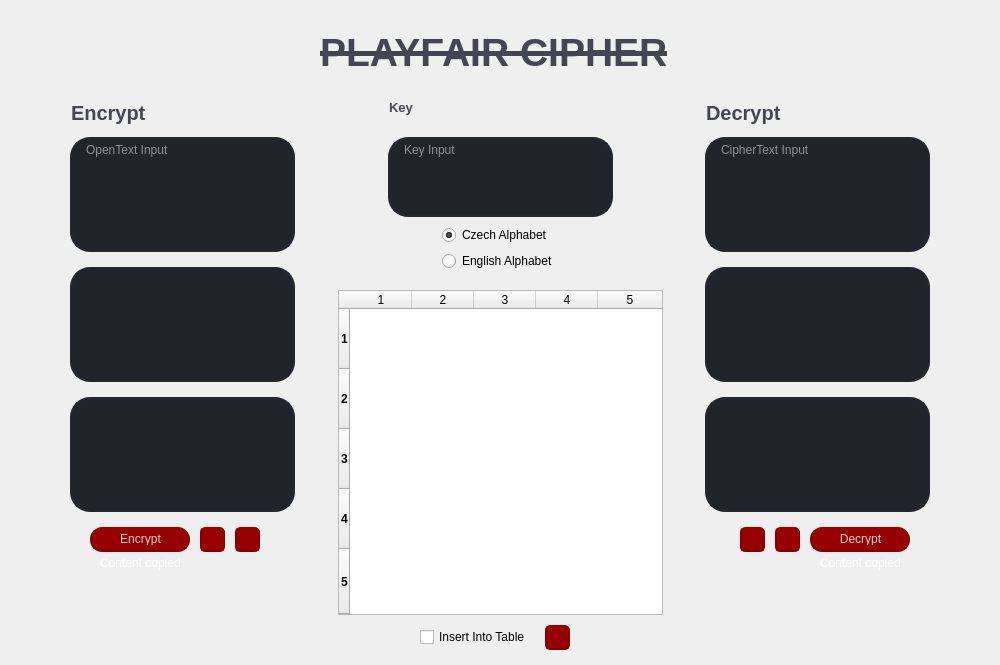
  <widget class="QWidget" name="bgwidget" native="true">
   <property name="geometry">
    <rect>
     <x>0</x>
     <y>33</y>
     <width>1000</width>
     <height>665</height>
    </rect>
   </property>
   <property name="sizePolicy">
    <sizepolicy hsizetype="Fixed" vsizetype="Fixed">
     <horstretch>0</horstretch>
     <verstretch>0</verstretch>
    </sizepolicy>
   </property>
   <property name="acceptDrops">
    <bool>false</bool>
   </property>
   <property name="styleSheet">
    <string notr="true"/>
   </property>
   <widget class="QLabel" name="lbl_main">
    <property name="geometry">
     <rect>
      <x>320</x>
      <y>27</y>
      <width>365</width>
      <height>50</height>
     </rect>
    </property>
    <property name="font">
     <font>
      <pointsize>29</pointsize>
      <weight>75</weight>
      <bold>true</bold>
      <underline>false</underline>
      <strikeout>true</strikeout>
     </font>
    </property>
    <property name="styleSheet">
     <string notr="true">QLabel {
	color: rgb(68, 70, 82);
}</string>
    </property>
    <property name="text">
     <string>PLAYFAIR CIPHER</string>
    </property>
   </widget>
   <widget class="QPushButton" name="btn_enc">
    <property name="geometry">
     <rect>
      <x>90</x>
      <y>527</y>
      <width>100</width>
      <height>25</height>
     </rect>
    </property>
    <property name="focusPolicy">
     <enum>Qt::NoFocus</enum>
    </property>
    <property name="styleSheet">
     <string notr="true">QPushButton {
	background-color: rgb(150, 0, 0);
	border: none;
	padding-top: 5px;
	padding-bottom: 5px;
	color: rgb(206, 214, 196);
	border-left: 2px solid rgb(130, 0, 0);
	border-right: 1px solid rgb(130, 0, 0);
	border-bottom: 2px solid rgb(130, 0, 0);
	border-radius: 12.4px;
}

QPushButton:hover {
	background-color: rgb(170, 0, 0);
	border-left: 2px solid rgb(130, 0, 0);
	border-right: 1px solid rgb(130, 0, 0);
	border-bottom: 2px solid rgb(130, 0, 0);
}

QPushButton:pressed {
	background-color: rgb(140, 0, 0);
	border-left: 1px solid rgb(130, 0, 0);
	border-right: 2px solid rgb(130, 0, 0);
	border-top: 2px solid rgb(130, 0, 0);
	padding-top: -5px;
	padding-bottom: -5px;
	padding-left: 5px;
	border-bottom: none;
}</string>
    </property>
    <property name="text">
     <string>Encrypt</string>
    </property>
   </widget>
   <widget class="QPushButton" name="btn_enc_cp">
    <property name="geometry">
     <rect>
      <x>200</x>
      <y>527</y>
      <width>25</width>
      <height>25</height>
     </rect>
    </property>
    <property name="focusPolicy">
     <enum>Qt::NoFocus</enum>
    </property>
    <property name="styleSheet">
     <string notr="true">QPushButton {
	background-color: rgb(150, 0, 0);
	border: none;
	padding-top: 5px;
	padding-bottom: 5px;
	color: rgb(206, 214, 196);
	border-left: 2px solid rgb(130, 0, 0);
	border-right: 1px solid rgb(130, 0, 0);
	border-bottom: 2px solid rgb(130, 0, 0);
	border-radius: 5px;
}

QPushButton:hover {
	background-color: rgb(170, 0, 0);
	border-left: 2px solid rgb(130, 0, 0);
	border-right: 1px solid rgb(130, 0, 0);
	border-bottom: 2px solid rgb(130, 0, 0);
}

QPushButton:pressed {
	background-color: rgb(140, 0, 0);
	border-left: 1px solid rgb(130, 0, 0);
	border-right: 2px solid rgb(130, 0, 0);
	border-top: 2px solid rgb(130, 0, 0);
	padding-top: -5px;
	padding-bottom: -5px;
	padding-left: 5px;
	border-bottom: none;
}</string>
    </property>
    <property name="text">
     <string/>
    </property>
    <property name="icon">
     <iconset>
      <normaloff>icon.png</normaloff>icon.png</iconset>
    </property>
   </widget>
   <widget class="QLabel" name="lbl_enc_cp">
    <property name="geometry">
     <rect>
      <x>100</x>
      <y>555</y>
      <width>81</width>
      <height>15</height>
     </rect>
    </property>
    <property name="styleSheet">
     <string notr="true">QLabel {
	color: rgba(255, 255, 255, 255)
}</string>
    </property>
    <property name="text">
     <string>Content copied!</string>
    </property>
   </widget>
   <widget class="QPushButton" name="btn_dec">
    <property name="geometry">
     <rect>
      <x>810</x>
      <y>527</y>
      <width>100</width>
      <height>25</height>
     </rect>
    </property>
    <property name="focusPolicy">
     <enum>Qt::NoFocus</enum>
    </property>
    <property name="styleSheet">
     <string notr="true">QPushButton {
	background-color: rgb(150, 0, 0);
	border: none;
	padding-top: 5px;
	padding-bottom: 5px;
	color: rgb(206, 214, 196);
	border-left: 2px solid rgb(130, 0, 0);
	border-right: 1px solid rgb(130, 0, 0);
	border-bottom: 2px solid rgb(130, 0, 0);
	border-radius: 12.4px;
}

QPushButton:hover {
	background-color: rgb(170, 0, 0);
	border-left: 2px solid rgb(130, 0, 0);
	border-right: 1px solid rgb(130, 0, 0);
	border-bottom: 2px solid rgb(130, 0, 0);
}

QPushButton:pressed {
	background-color: rgb(140, 0, 0);
	border-left: 1px solid rgb(130, 0, 0);
	border-right: 2px solid rgb(130, 0, 0);
	border-top: 2px solid rgb(130, 0, 0);
	padding-top: -5px;
	padding-bottom: -5px;
	padding-left: 5px;
	border-bottom: none;
}</string>
    </property>
    <property name="text">
     <string>Decrypt</string>
    </property>
   </widget>
   <widget class="QPushButton" name="btn_dec_cp">
    <property name="geometry">
     <rect>
      <x>775</x>
      <y>527</y>
      <width>25</width>
      <height>25</height>
     </rect>
    </property>
    <property name="focusPolicy">
     <enum>Qt::NoFocus</enum>
    </property>
    <property name="styleSheet">
     <string notr="true">QPushButton {
	background-color: rgb(150, 0, 0);
	border: none;
	padding-top: 5px;
	padding-bottom: 5px;
	color: rgb(206, 214, 196);
	border-left: 2px solid rgb(130, 0, 0);
	border-right: 1px solid rgb(130, 0, 0);
	border-bottom: 2px solid rgb(130, 0, 0);
	border-radius: 5px;
}

QPushButton:hover {
	background-color: rgb(170, 0, 0);
	border-left: 2px solid rgb(130, 0, 0);
	border-right: 1px solid rgb(130, 0, 0);
	border-bottom: 2px solid rgb(130, 0, 0);
}

QPushButton:pressed {
	background-color: rgb(140, 0, 0);
	border-left: 1px solid rgb(130, 0, 0);
	border-right: 2px solid rgb(130, 0, 0);
	border-top: 2px solid rgb(130, 0, 0);
	padding-top: -5px;
	padding-bottom: -5px;
	padding-left: 5px;
	border-bottom: none;
}</string>
    </property>
    <property name="text">
     <string/>
    </property>
    <property name="icon">
     <iconset>
      <normaloff>icon.png</normaloff>icon.png</iconset>
    </property>
   </widget>
   <widget class="QLabel" name="lbl_dec_cp">
    <property name="geometry">
     <rect>
      <x>820</x>
      <y>555</y>
      <width>81</width>
      <height>15</height>
     </rect>
    </property>
    <property name="styleSheet">
     <string notr="true">QLabel {
	color: rgba(255, 255, 255, 255)
}</string>
    </property>
    <property name="text">
     <string>Content copied!</string>
    </property>
   </widget>
   <widget class="QLabel" name="lbl_enc">
    <property name="geometry">
     <rect>
      <x>71</x>
      <y>97</y>
      <width>81</width>
      <height>31</height>
     </rect>
    </property>
    <property name="font">
     <font>
      <pointsize>15</pointsize>
      <weight>75</weight>
      <bold>true</bold>
     </font>
    </property>
    <property name="styleSheet">
     <string notr="true">QLabel {
	color: rgb(68, 70, 82);
}</string>
    </property>
    <property name="text">
     <string>Encrypt</string>
    </property>
   </widget>
   <widget class="QLabel" name="lbl_dec">
    <property name="geometry">
     <rect>
      <x>706</x>
      <y>97</y>
      <width>81</width>
      <height>31</height>
     </rect>
    </property>
    <property name="font">
     <font>
      <pointsize>15</pointsize>
      <weight>75</weight>
      <bold>true</bold>
     </font>
    </property>
    <property name="styleSheet">
     <string notr="true">QLabel {
	color: rgb(68, 70, 82);
}</string>
    </property>
    <property name="text">
     <string>Decrypt</string>
    </property>
   </widget>
   <widget class="QTableWidget" name="table_alpha">
    <property name="geometry">
     <rect>
      <x>338</x>
      <y>290</y>
      <width>325</width>
      <height>325</height>
     </rect>
    </property>
    <property name="sizePolicy">
     <sizepolicy hsizetype="Fixed" vsizetype="Fixed">
      <horstretch>0</horstretch>
      <verstretch>0</verstretch>
     </sizepolicy>
    </property>
    <property name="maximumSize">
     <size>
      <width>800</width>
      <height>800</height>
     </size>
    </property>
    <property name="sizeIncrement">
     <size>
      <width>0</width>
      <height>0</height>
     </size>
    </property>
    <property name="font">
     <font>
      <stylestrategy>PreferDefault</stylestrategy>
     </font>
    </property>
    <property name="focusPolicy">
     <enum>Qt::NoFocus</enum>
    </property>
    <property name="contextMenuPolicy">
     <enum>Qt::NoContextMenu</enum>
    </property>
    <property name="autoFillBackground">
     <bool>false</bool>
    </property>
    <property name="styleSheet">
     <string notr="true"/>
    </property>
    <property name="frameShape">
     <enum>QFrame::StyledPanel</enum>
    </property>
    <property name="frameShadow">
     <enum>QFrame::Sunken</enum>
    </property>
    <property name="lineWidth">
     <number>2</number>
    </property>
    <property name="midLineWidth">
     <number>1</number>
    </property>
    <property name="verticalScrollBarPolicy">
     <enum>Qt::ScrollBarAlwaysOff</enum>
    </property>
    <property name="horizontalScrollBarPolicy">
     <enum>Qt::ScrollBarAlwaysOff</enum>
    </property>
    <property name="sizeAdjustPolicy">
     <enum>QAbstractScrollArea::AdjustIgnored</enum>
    </property>
    <property name="autoScroll">
     <bool>false</bool>
    </property>
    <property name="editTriggers">
     <set>QAbstractItemView::AnyKeyPressed|QAbstractItemView::DoubleClicked</set>
    </property>
    <property name="tabKeyNavigation">
     <bool>false</bool>
    </property>
    <property name="showDropIndicator" stdset="0">
     <bool>false</bool>
    </property>
    <property name="dragDropOverwriteMode">
     <bool>false</bool>
    </property>
    <property name="selectionMode">
     <enum>QAbstractItemView::SingleSelection</enum>
    </property>
    <property name="textElideMode">
     <enum>Qt::ElideNone</enum>
    </property>
    <property name="horizontalScrollMode">
     <enum>QAbstractItemView::ScrollPerPixel</enum>
    </property>
    <property name="showGrid">
     <bool>false</bool>
    </property>
    <property name="wordWrap">
     <bool>false</bool>
    </property>
    <property name="cornerButtonEnabled">
     <bool>false</bool>
    </property>
    <property name="rowCount">
     <number>5</number>
    </property>
    <property name="columnCount">
     <number>5</number>
    </property>
    <attribute name="horizontalHeaderVisible">
     <bool>true</bool>
    </attribute>
    <attribute name="horizontalHeaderCascadingSectionResizes">
     <bool>true</bool>
    </attribute>
    <attribute name="horizontalHeaderMinimumSectionSize">
     <number>10</number>
    </attribute>
    <attribute name="horizontalHeaderDefaultSectionSize">
     <number>62</number>
    </attribute>
    <attribute name="horizontalHeaderShowSortIndicator" stdset="0">
     <bool>false</bool>
    </attribute>
    <attribute name="horizontalHeaderStretchLastSection">
     <bool>true</bool>
    </attribute>
    <attribute name="verticalHeaderVisible">
     <bool>true</bool>
    </attribute>
    <attribute name="verticalHeaderMinimumSectionSize">
     <number>34</number>
    </attribute>
    <attribute name="verticalHeaderDefaultSectionSize">
     <number>60</number>
    </attribute>
    <attribute name="verticalHeaderHighlightSections">
     <bool>true</bool>
    </attribute>
    <attribute name="verticalHeaderStretchLastSection">
     <bool>true</bool>
    </attribute>
    <row>
     <property name="text">
      <string>1</string>
     </property>
     <property name="font">
      <font>
       <weight>75</weight>
       <bold>true</bold>
      </font>
     </property>
     <property name="textAlignment">
      <set>AlignCenter</set>
     </property>
    </row>
    <row>
     <property name="text">
      <string>2</string>
     </property>
     <property name="font">
      <font>
       <weight>75</weight>
       <bold>true</bold>
      </font>
     </property>
     <property name="textAlignment">
      <set>AlignCenter</set>
     </property>
    </row>
    <row>
     <property name="text">
      <string>3</string>
     </property>
     <property name="font">
      <font>
       <weight>75</weight>
       <bold>true</bold>
      </font>
     </property>
     <property name="textAlignment">
      <set>AlignCenter</set>
     </property>
    </row>
    <row>
     <property name="text">
      <string>4</string>
     </property>
     <property name="font">
      <font>
       <weight>75</weight>
       <bold>true</bold>
      </font>
     </property>
     <property name="textAlignment">
      <set>AlignCenter</set>
     </property>
    </row>
    <row>
     <property name="text">
      <string>5</string>
     </property>
     <property name="font">
      <font>
       <weight>75</weight>
       <bold>true</bold>
      </font>
     </property>
     <property name="textAlignment">
      <set>AlignCenter</set>
     </property>
    </row>
    <column/>
    <column/>
    <column/>
    <column/>
    <column/>
    <item row="0" column="0">
     <property name="text">
      <string/>
     </property>
     <property name="textAlignment">
      <set>AlignCenter</set>
     </property>
    </item>
    <item row="0" column="1">
     <property name="text">
      <string/>
     </property>
     <property name="textAlignment">
      <set>AlignCenter</set>
     </property>
    </item>
    <item row="0" column="2">
     <property name="text">
      <string/>
     </property>
     <property name="textAlignment">
      <set>AlignCenter</set>
     </property>
    </item>
    <item row="0" column="3">
     <property name="text">
      <string/>
     </property>
     <property name="textAlignment">
      <set>AlignCenter</set>
     </property>
    </item>
    <item row="0" column="4">
     <property name="text">
      <string/>
     </property>
     <property name="textAlignment">
      <set>AlignCenter</set>
     </property>
    </item>
    <item row="1" column="0">
     <property name="text">
      <string/>
     </property>
     <property name="textAlignment">
      <set>AlignCenter</set>
     </property>
    </item>
    <item row="1" column="1">
     <property name="text">
      <string/>
     </property>
     <property name="textAlignment">
      <set>AlignCenter</set>
     </property>
    </item>
    <item row="1" column="2">
     <property name="text">
      <string/>
     </property>
     <property name="textAlignment">
      <set>AlignCenter</set>
     </property>
    </item>
    <item row="1" column="3">
     <property name="text">
      <string/>
     </property>
     <property name="textAlignment">
      <set>AlignCenter</set>
     </property>
    </item>
    <item row="1" column="4">
     <property name="text">
      <string/>
     </property>
     <property name="textAlignment">
      <set>AlignCenter</set>
     </property>
    </item>
   </widget>
   <widget class="QTextEdit" name="OTInput">
    <property name="geometry">
     <rect>
      <x>70</x>
      <y>137</y>
      <width>225</width>
      <height>115</height>
     </rect>
    </property>
    <property name="focusPolicy">
     <enum>Qt::StrongFocus</enum>
    </property>
    <property name="contextMenuPolicy">
     <enum>Qt::DefaultContextMenu</enum>
    </property>
    <property name="accessibleDescription">
     <string/>
    </property>
    <property name="styleSheet">
     <string notr="true">QTextEdit {
	border: 2px solid rgb(37, 39, 48);
	border-radius: 20px;
	color: #FFF;
	font-size: 12px;
	padding-left: 10px;
	padding-right: 10px;
	background-color: rgb(34, 36, 44);
}

QTextEdit:hover {
	border: 2px solid rgb(48, 50, 62);
}

QTextEdit:focus {
	border: 2px solid rgb(85, 170, 255);
	background-color: rgb(43, 45, 56);
}</string>
    </property>
    <property name="html">
     <string>&lt;!DOCTYPE HTML PUBLIC &quot;-//W3C//DTD HTML 4.0//EN&quot; &quot;http://www.w3.org/TR/REC-html40/strict.dtd&quot;&gt;
&lt;html&gt;&lt;head&gt;&lt;meta name=&quot;qrichtext&quot; content=&quot;1&quot; /&gt;&lt;style type=&quot;text/css&quot;&gt;
p, li { white-space: pre-wrap; }
&lt;/style&gt;&lt;/head&gt;&lt;body style=&quot; font-family:'MS Shell Dlg 2'; font-size:12px; font-weight:400; font-style:normal;&quot;&gt;
&lt;p style=&quot;-qt-paragraph-type:empty; margin-top:0px; margin-bottom:0px; margin-left:0px; margin-right:0px; -qt-block-indent:0; text-indent:0px; font-size:8.25pt;&quot;&gt;&lt;br /&gt;&lt;/p&gt;&lt;/body&gt;&lt;/html&gt;</string>
    </property>
    <property name="tabStopWidth">
     <number>80</number>
    </property>
    <property name="placeholderText">
     <string>OpenText Input</string>
    </property>
   </widget>
   <widget class="QTextEdit" name="CTInput">
    <property name="geometry">
     <rect>
      <x>705</x>
      <y>137</y>
      <width>225</width>
      <height>115</height>
     </rect>
    </property>
    <property name="focusPolicy">
     <enum>Qt::StrongFocus</enum>
    </property>
    <property name="accessibleDescription">
     <string/>
    </property>
    <property name="styleSheet">
     <string notr="true">QTextEdit {
	border: 2px solid rgb(37, 39, 48);
	border-radius: 20px;
	color: #FFF;
	font-size: 12px;
	padding-left: 10px;
	padding-right: 10px;
	background-color: rgb(34, 36, 44);
}

QTextEdit:hover {
	border: 2px solid rgb(48, 50, 62);
}

QTextEdit:focus {
	border: 2px solid rgb(85, 170, 255);
	background-color: rgb(43, 45, 56);
}</string>
    </property>
    <property name="placeholderText">
     <string>CipherText Input</string>
    </property>
   </widget>
   <widget class="QLabel" name="lbl_key_a">
    <property name="geometry">
     <rect>
      <x>389</x>
      <y>97</y>
      <width>25</width>
      <height>20</height>
     </rect>
    </property>
    <property name="font">
     <font>
      <pointsize>10</pointsize>
      <weight>75</weight>
      <bold>true</bold>
     </font>
    </property>
    <property name="styleSheet">
     <string notr="true">QLabel {
	color: rgb(68, 70, 82);
}</string>
    </property>
    <property name="text">
     <string>Key</string>
    </property>
   </widget>
   <widget class="QTextBrowser" name="lbl_enc_prep">
    <property name="geometry">
     <rect>
      <x>70</x>
      <y>267</y>
      <width>225</width>
      <height>115</height>
     </rect>
    </property>
    <property name="focusPolicy">
     <enum>Qt::ClickFocus</enum>
    </property>
    <property name="styleSheet">
     <string notr="true">QTextBrowser {
	border: 2px solid rgb(37, 39, 48);
	border-radius: 20px;
	background-color: rgb(34, 36, 44);
	font-size: 12px;
	padding-left: 10px;
	padding-right: 10px;
	color: #FFF;
}
</string>
    </property>
    <property name="horizontalScrollBarPolicy">
     <enum>Qt::ScrollBarAlwaysOff</enum>
    </property>
    <property name="html">
     <string>&lt;!DOCTYPE HTML PUBLIC &quot;-//W3C//DTD HTML 4.0//EN&quot; &quot;http://www.w3.org/TR/REC-html40/strict.dtd&quot;&gt;
&lt;html&gt;&lt;head&gt;&lt;meta name=&quot;qrichtext&quot; content=&quot;1&quot; /&gt;&lt;style type=&quot;text/css&quot;&gt;
p, li { white-space: pre-wrap; }
&lt;/style&gt;&lt;/head&gt;&lt;body style=&quot; font-family:'MS Shell Dlg 2'; font-size:12px; font-weight:400; font-style:normal;&quot;&gt;
&lt;p align=&quot;center&quot; style=&quot;-qt-paragraph-type:empty; margin-top:0px; margin-bottom:0px; margin-left:0px; margin-right:0px; -qt-block-indent:0; text-indent:0px;&quot;&gt;&lt;br /&gt;&lt;/p&gt;&lt;/body&gt;&lt;/html&gt;</string>
    </property>
   </widget>
   <widget class="QTextBrowser" name="lbl_enc_res">
    <property name="geometry">
     <rect>
      <x>70</x>
      <y>397</y>
      <width>225</width>
      <height>115</height>
     </rect>
    </property>
    <property name="focusPolicy">
     <enum>Qt::ClickFocus</enum>
    </property>
    <property name="styleSheet">
     <string notr="true">QTextBrowser {
	border: 2px solid rgb(37, 39, 48);
	border-radius: 20px;
	background-color: rgb(34, 36, 44);
	font-size: 12px;
	padding-left: 10px;
	padding-right: 10px;
	color: #FFF;
}
</string>
    </property>
    <property name="horizontalScrollBarPolicy">
     <enum>Qt::ScrollBarAlwaysOff</enum>
    </property>
    <property name="html">
     <string>&lt;!DOCTYPE HTML PUBLIC &quot;-//W3C//DTD HTML 4.0//EN&quot; &quot;http://www.w3.org/TR/REC-html40/strict.dtd&quot;&gt;
&lt;html&gt;&lt;head&gt;&lt;meta name=&quot;qrichtext&quot; content=&quot;1&quot; /&gt;&lt;style type=&quot;text/css&quot;&gt;
p, li { white-space: pre-wrap; }
&lt;/style&gt;&lt;/head&gt;&lt;body style=&quot; font-family:'MS Shell Dlg 2'; font-size:12px; font-weight:400; font-style:normal;&quot;&gt;
&lt;p align=&quot;center&quot; style=&quot;-qt-paragraph-type:empty; margin-top:0px; margin-bottom:0px; margin-left:0px; margin-right:0px; -qt-block-indent:0; text-indent:0px;&quot;&gt;&lt;br /&gt;&lt;/p&gt;&lt;/body&gt;&lt;/html&gt;</string>
    </property>
   </widget>
   <widget class="QTextBrowser" name="lbl_dec_res">
    <property name="geometry">
     <rect>
      <x>705</x>
      <y>397</y>
      <width>225</width>
      <height>115</height>
     </rect>
    </property>
    <property name="focusPolicy">
     <enum>Qt::ClickFocus</enum>
    </property>
    <property name="styleSheet">
     <string notr="true">QTextBrowser {
	border: 2px solid rgb(37, 39, 48);
	border-radius: 20px;
	background-color: rgb(34, 36, 44);
	font-size: 12px;
	padding-left: 10px;
	padding-right: 10px;
	color: #FFF;
}
</string>
    </property>
    <property name="horizontalScrollBarPolicy">
     <enum>Qt::ScrollBarAlwaysOff</enum>
    </property>
    <property name="html">
     <string>&lt;!DOCTYPE HTML PUBLIC &quot;-//W3C//DTD HTML 4.0//EN&quot; &quot;http://www.w3.org/TR/REC-html40/strict.dtd&quot;&gt;
&lt;html&gt;&lt;head&gt;&lt;meta name=&quot;qrichtext&quot; content=&quot;1&quot; /&gt;&lt;style type=&quot;text/css&quot;&gt;
p, li { white-space: pre-wrap; }
&lt;/style&gt;&lt;/head&gt;&lt;body style=&quot; font-family:'MS Shell Dlg 2'; font-size:12px; font-weight:400; font-style:normal;&quot;&gt;
&lt;p align=&quot;center&quot; style=&quot;-qt-paragraph-type:empty; margin-top:0px; margin-bottom:0px; margin-left:0px; margin-right:0px; -qt-block-indent:0; text-indent:0px;&quot;&gt;&lt;br /&gt;&lt;/p&gt;&lt;/body&gt;&lt;/html&gt;</string>
    </property>
   </widget>
   <widget class="QTextBrowser" name="lbl_dec_prep">
    <property name="geometry">
     <rect>
      <x>705</x>
      <y>267</y>
      <width>225</width>
      <height>115</height>
     </rect>
    </property>
    <property name="focusPolicy">
     <enum>Qt::ClickFocus</enum>
    </property>
    <property name="styleSheet">
     <string notr="true">QTextBrowser {
	border: 2px solid rgb(37, 39, 48);
	border-radius: 20px;
	background-color: rgb(34, 36, 44);
	font-size: 12px;
	padding-left: 10px;
	padding-right: 10px;
	color: #FFF;
}
</string>
    </property>
    <property name="horizontalScrollBarPolicy">
     <enum>Qt::ScrollBarAlwaysOff</enum>
    </property>
    <property name="html">
     <string>&lt;!DOCTYPE HTML PUBLIC &quot;-//W3C//DTD HTML 4.0//EN&quot; &quot;http://www.w3.org/TR/REC-html40/strict.dtd&quot;&gt;
&lt;html&gt;&lt;head&gt;&lt;meta name=&quot;qrichtext&quot; content=&quot;1&quot; /&gt;&lt;style type=&quot;text/css&quot;&gt;
p, li { white-space: pre-wrap; }
&lt;/style&gt;&lt;/head&gt;&lt;body style=&quot; font-family:'MS Shell Dlg 2'; font-size:12px; font-weight:400; font-style:normal;&quot;&gt;
&lt;p align=&quot;center&quot; style=&quot;-qt-paragraph-type:empty; margin-top:0px; margin-bottom:0px; margin-left:0px; margin-right:0px; -qt-block-indent:0; text-indent:0px;&quot;&gt;&lt;br /&gt;&lt;/p&gt;&lt;/body&gt;&lt;/html&gt;</string>
    </property>
   </widget>
   <widget class="QPushButton" name="btn_enc_res">
    <property name="geometry">
     <rect>
      <x>235</x>
      <y>527</y>
      <width>25</width>
      <height>25</height>
     </rect>
    </property>
    <property name="focusPolicy">
     <enum>Qt::NoFocus</enum>
    </property>
    <property name="styleSheet">
     <string notr="true">QPushButton {
	background-color: rgb(150, 0, 0);
	border: none;
	padding-top: 5px;
	padding-bottom: 5px;
	color: rgb(206, 214, 196);
	border-left: 2px solid rgb(130, 0, 0);
	border-right: 1px solid rgb(130, 0, 0);
	border-bottom: 2px solid rgb(130, 0, 0);
	border-radius: 5px;
}

QPushButton:hover {
	background-color: rgb(170, 0, 0);
	border-left: 2px solid rgb(130, 0, 0);
	border-right: 1px solid rgb(130, 0, 0);
	border-bottom: 2px solid rgb(130, 0, 0);
}

QPushButton:pressed {
	background-color: rgb(140, 0, 0);
	border-left: 1px solid rgb(130, 0, 0);
	border-right: 2px solid rgb(130, 0, 0);
	border-top: 2px solid rgb(130, 0, 0);
	padding-top: -5px;
	padding-bottom: -5px;
	padding-left: 5px;
	border-bottom: none;
}</string>
    </property>
    <property name="text">
     <string/>
    </property>
    <property name="icon">
     <iconset>
      <normaloff>reset_icon.png</normaloff>reset_icon.png</iconset>
    </property>
    <property name="iconSize">
     <size>
      <width>22</width>
      <height>22</height>
     </size>
    </property>
   </widget>
   <widget class="QPushButton" name="btn_dec_res">
    <property name="geometry">
     <rect>
      <x>740</x>
      <y>527</y>
      <width>25</width>
      <height>25</height>
     </rect>
    </property>
    <property name="focusPolicy">
     <enum>Qt::NoFocus</enum>
    </property>
    <property name="styleSheet">
     <string notr="true">QPushButton {
	background-color: rgb(150, 0, 0);
	border: none;
	padding-top: 5px;
	padding-bottom: 5px;
	color: rgb(206, 214, 196);
	border-left: 2px solid rgb(130, 0, 0);
	border-right: 1px solid rgb(130, 0, 0);
	border-bottom: 2px solid rgb(130, 0, 0);
	border-radius: 5px;
}

QPushButton:hover {
	background-color: rgb(170, 0, 0);
	border-left: 2px solid rgb(130, 0, 0);
	border-right: 1px solid rgb(130, 0, 0);
	border-bottom: 2px solid rgb(130, 0, 0);
}

QPushButton:pressed {
	background-color: rgb(140, 0, 0);
	border-left: 1px solid rgb(130, 0, 0);
	border-right: 2px solid rgb(130, 0, 0);
	border-top: 2px solid rgb(130, 0, 0);
	padding-top: -5px;
	padding-bottom: -5px;
	padding-left: 5px;
	border-bottom: none;
}</string>
    </property>
    <property name="text">
     <string/>
    </property>
    <property name="icon">
     <iconset>
      <normaloff>reset_icon.png</normaloff>reset_icon.png</iconset>
    </property>
    <property name="iconSize">
     <size>
      <width>22</width>
      <height>22</height>
     </size>
    </property>
   </widget>
   <widget class="QTextEdit" name="key_input">
    <property name="geometry">
     <rect>
      <x>388</x>
      <y>137</y>
      <width>225</width>
      <height>80</height>
     </rect>
    </property>
    <property name="focusPolicy">
     <enum>Qt::StrongFocus</enum>
    </property>
    <property name="contextMenuPolicy">
     <enum>Qt::DefaultContextMenu</enum>
    </property>
    <property name="accessibleDescription">
     <string/>
    </property>
    <property name="styleSheet">
     <string notr="true">QTextEdit {
	border: 2px solid rgb(37, 39, 48);
	border-radius: 20px;
	color: #FFF;
	font-size: 12px;
	padding-left: 10px;
	padding-right: 10px;
	background-color: rgb(34, 36, 44);
}

QTextEdit:hover {
	border: 2px solid rgb(48, 50, 62);
}

QTextEdit:focus {
	border: 2px solid rgb(85, 170, 255);
	background-color: rgb(43, 45, 56);
}</string>
    </property>
    <property name="html">
     <string>&lt;!DOCTYPE HTML PUBLIC &quot;-//W3C//DTD HTML 4.0//EN&quot; &quot;http://www.w3.org/TR/REC-html40/strict.dtd&quot;&gt;
&lt;html&gt;&lt;head&gt;&lt;meta name=&quot;qrichtext&quot; content=&quot;1&quot; /&gt;&lt;style type=&quot;text/css&quot;&gt;
p, li { white-space: pre-wrap; }
&lt;/style&gt;&lt;/head&gt;&lt;body style=&quot; font-family:'MS Shell Dlg 2'; font-size:12px; font-weight:400; font-style:normal;&quot;&gt;
&lt;p style=&quot;-qt-paragraph-type:empty; margin-top:0px; margin-bottom:0px; margin-left:0px; margin-right:0px; -qt-block-indent:0; text-indent:0px; font-size:8.25pt;&quot;&gt;&lt;br /&gt;&lt;/p&gt;&lt;/body&gt;&lt;/html&gt;</string>
    </property>
    <property name="tabStopWidth">
     <number>80</number>
    </property>
    <property name="placeholderText">
     <string>Key Input</string>
    </property>
   </widget>
   <widget class="QRadioButton" name="rd_btn_czech">
    <property name="geometry">
     <rect>
      <x>442</x>
      <y>224</y>
      <width>113</width>
      <height>22</height>
     </rect>
    </property>
    <property name="focusPolicy">
     <enum>Qt::NoFocus</enum>
    </property>
    <property name="text">
     <string>Czech Alphabet</string>
    </property>
    <property name="checked">
     <bool>true</bool>
    </property>
   </widget>
   <widget class="QRadioButton" name="rd_btn_english">
    <property name="geometry">
     <rect>
      <x>442</x>
      <y>250</y>
      <width>119</width>
      <height>22</height>
     </rect>
    </property>
    <property name="focusPolicy">
     <enum>Qt::NoFocus</enum>
    </property>
    <property name="text">
     <string>English Alphabet</string>
    </property>
   </widget>
   <widget class="QCheckBox" name="checkBox">
    <property name="geometry">
     <rect>
      <x>420</x>
      <y>626</y>
      <width>117</width>
      <height>22</height>
     </rect>
    </property>
    <property name="focusPolicy">
     <enum>Qt::NoFocus</enum>
    </property>
    <property name="text">
     <string>Insert Into Table</string>
    </property>
   </widget>
   <widget class="QPushButton" name="btn_tab_res">
    <property name="geometry">
     <rect>
      <x>545</x>
      <y>625</y>
      <width>25</width>
      <height>25</height>
     </rect>
    </property>
    <property name="focusPolicy">
     <enum>Qt::NoFocus</enum>
    </property>
    <property name="styleSheet">
     <string notr="true">QPushButton {
	background-color: rgb(150, 0, 0);
	border: none;
	padding-top: 5px;
	padding-bottom: 5px;
	color: rgb(206, 214, 196);
	border-left: 2px solid rgb(130, 0, 0);
	border-right: 1px solid rgb(130, 0, 0);
	border-bottom: 2px solid rgb(130, 0, 0);
	border-radius: 5px;
}

QPushButton:hover {
	background-color: rgb(170, 0, 0);
	border-left: 2px solid rgb(130, 0, 0);
	border-right: 1px solid rgb(130, 0, 0);
	border-bottom: 2px solid rgb(130, 0, 0);
}

QPushButton:pressed {
	background-color: rgb(140, 0, 0);
	border-left: 1px solid rgb(130, 0, 0);
	border-right: 2px solid rgb(130, 0, 0);
	border-top: 2px solid rgb(130, 0, 0);
	padding-top: -5px;
	padding-bottom: -5px;
	padding-left: 5px;
	border-bottom: none;
}</string>
    </property>
    <property name="text">
     <string/>
    </property>
    <property name="icon">
     <iconset>
      <normaloff>reset_icon.png</normaloff>reset_icon.png</iconset>
    </property>
    <property name="iconSize">
     <size>
      <width>22</width>
      <height>22</height>
     </size>
    </property>
   </widget>
  </widget>
